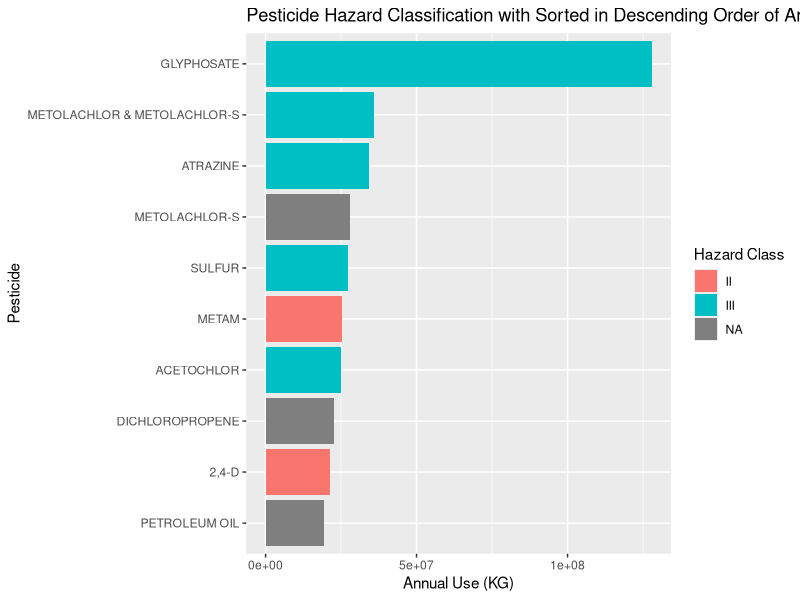

Reproduce this figure in R.
library(tidyverse)
library(repr)
# Loaded libraries

annualData <- read.csv("./data/Top_Pesticide_Use_Annual.csv")

data2015 <- annualData %>%
    filter(YEAR == 2017)

WHO_classification <- c("III", "III", "III", NA, "III", "II", "III", NA, "II", NA)
# Data attribution: The WHO Recommended Classification of Pesticides by Hazard
# and Guides to Classification 2019
# For data I could not find, I used NA values as placeholders

## TODO: ASK IF I SHOULD TRY AND LOOK AT ONLINE DATABASES LIKE ECOTOX TO TRY
## AND CLASSIFY USING WHO GUIDELINES USING ORAL LD50 DATA

## TODO2: PETROLEUM IS A PESTICIDE?

## TODO3: HOW TO AGGREGATE DATA IF MODEL ORGANISMS NOT-STANDARDIZED?
## Citation manager to keep track of all the sources if need to aggregate multiple sources?

pesticideClasses <- data2015 %>%
    bind_cols(WHO_classification) %>%
    rename("WHOHazardClass" = ...4) %>%
    mutate("WHOHazardClass" = as.factor(WHOHazardClass))

print(pesticideClasses)

options(repr.plot.width = 20, repr.plot.height = 10)
pesticideBarGraph <- pesticideClasses %>%
                        ggplot(aes(x = AnnualUseKG, y = reorder(COMPOUND, AnnualUseKG), fill = WHOHazardClass)) +
                        geom_bar(stat = "identity") +
                        labs(x = "Annual Use (KG)", y = "Pesticide", fill = "Hazard Class") +
                        ggtitle("Pesticide Hazard Classification with Sorted in Descending Order of Annual Use (Kg)") 

ggsave("PesticideClassGraph.jpeg", 
        plot = pesticideBarGraph,
        device = "jpeg",
        width = 10,
        height = 10,
        path = "./")

## TODO4: ASK ABOUT HOW TO CHANGE PLOT SCALE AND STUFF ON VSCODE